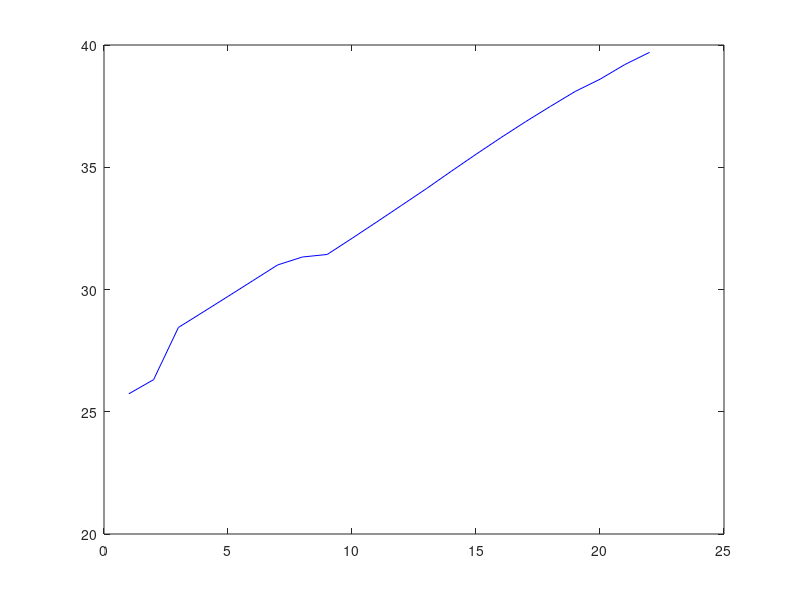

Here is the MATLAB script that generated this plot: (Note: this script raises an error after producing the figure.)
clc 
clear all
close all

t=1:22;
n = 22;
%Datos Dolar
%b = [42.68;47.57;54.83;64.55;79.63;101.84;144.68;196.1;244.38;302.06;386.46;507.33;630.81;680.95;786.54;826.4;912.89;1036.43;1140.96;1426.24;1756.9;2088.14;2300.1;2506.55;2875.91;2628.47;2321.49;2358.96;2076.24;1967.11;2153.3;2044.23;1846.97;1797.79;1869.1;2000.33;2743.39;3050.98;2951.32;2956.43;3281.09];

%Datos Población
b=[25733673;26312994;28447000;29080000;29718000;30360000;31004000;31329000;31433000;32092000;32764000;33443000;34125000;34834000;35530000;36208000;36863000;37490000;38100000;38600000;39200000;39700000;40296000;40814000;41329000;41849000;42368000;42889000;43406000;43927000;44451000;44979000;45510000;46045000;46582000;47121000;47662000;48203000;48748000;49292000]/1000000;
b = b';
plot(t(1:n),b(1:n),'b')
hold on

t1 = t(1:2:n);
b1 = b(1:2:n);

t2 = t(2:2:n);
b2 = b(2:2:n);

x = interMono(t1',b1');

p = zeros(1,length(t1));
p2 = zeros(1,length(t2));

for i= 1:length(t1)
	suma = x(1);
	suma2 = x(1);
	for j = 2:length(x)
		suma = suma + x(j)*t1(i)^(j-1);
		suma2 = suma2 + x(j)*t2(i)^(j-1);
	end
	p(i) = suma;
	p2(i) = suma2;
end

plot(t1,p,'r')
plot(t1,p,'.r',"MarkerSize",10)
error = (b2-p2).^2

w = sum(error)/length(p2)



